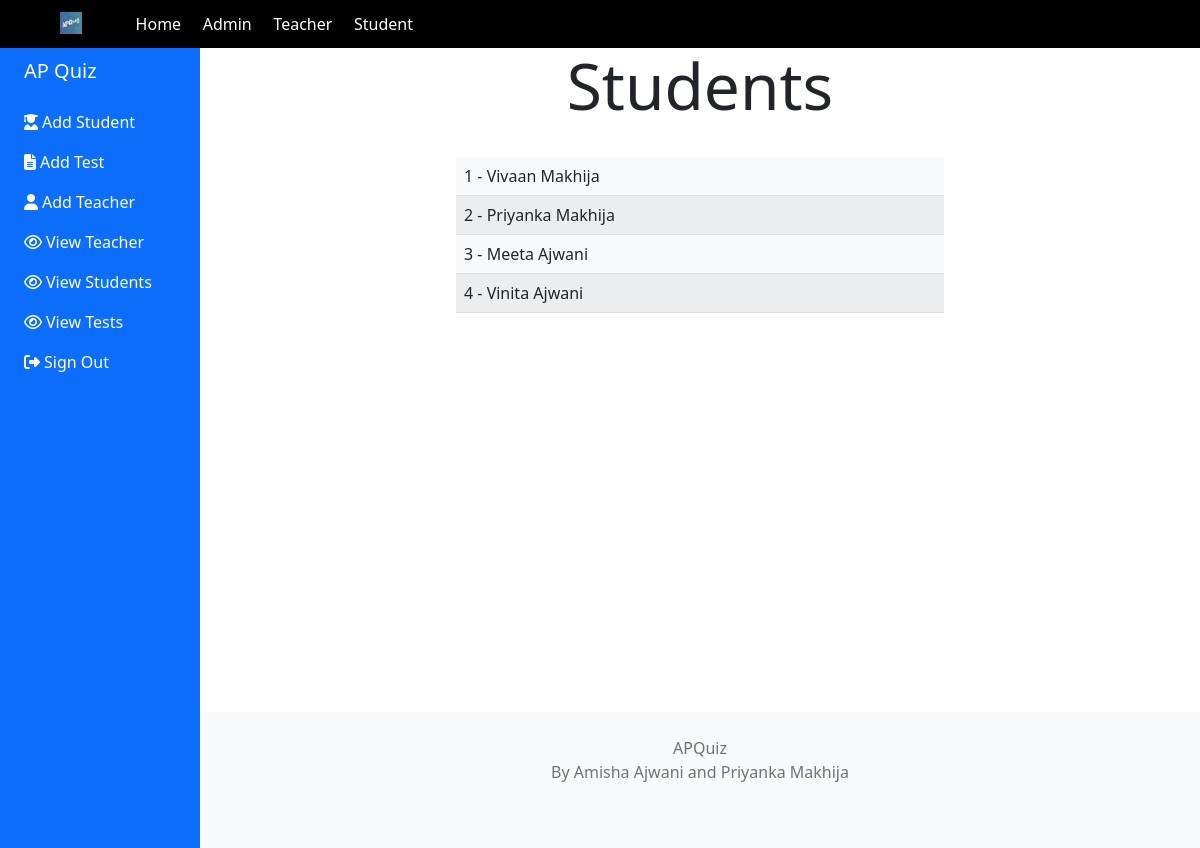
Screenshot of /ap/viewStudents (signed in) with the database file from the repository.
### student/models.py (models this page shows)
class Student(models.Model):
    user = models.OneToOneField(User,on_delete=models.CASCADE,default=0)
    mobile = models.PositiveIntegerField(null=False)
    def __str__(self):
        return self.user.first_name
    @property
    def get_fullName(self):
        return self.user.first_name + " "+self.user.last_name

### controller/views.py (the view)
# urls.py: path('viewStudents',views.viewStudents),
@login_required(login_url="/ap/login")
@user_passes_test(is_admin)
def viewStudents(request):
    s = Student.objects.all()
    print(s)
    return render(request,'controller/admin_viewStudents.html',{"students":s})

### controller/views.py (called while the page is built)
def is_admin(user):
    return user.is_superuser

### templates/controller/admin_viewStudents.html (shortened to what this page needs)
{% extends 'quiz/base.html' %}
{% block heading %} Students {% endblock %}
{% block dashboardItem1Icon %}fa fa-user-graduate{% endblock %}
{% block dashboardItem2Icon %}fa fa-file-alt{% endblock %}
{% block dashboardItem3Icon %}fa fa-user{% endblock %}
{% block dashboardItem4Icon %}fa fa-eye{% endblock %}
{% block dashboardItem5Icon %}fa fa-eye{% endblock %}
{% block dashboardItem6Icon %}fa fa-eye{% endblock %}
{% block dashboardItem7Icon %}fas fa-sign-out-alt{% endblock %}
{% block dashboardItem1 %}Add Student{% endblock %}
{% block dashboardItem2 %}Add Test{% endblock %}
{% block dashboardItem3 %}Add Teacher{% endblock %}
{% block dashboardItem4 %}View Teacher{% endblock %}
{% block dashboardItem5 %}View Students{% endblock %}
{% block dashboardItem6 %}View Tests{% endblock %}
{% block dashboardItem7 %}Sign Out{% endblock %}
{% block dashboardItem1Link %}/ap/addStudent{% endblock %}
{% block dashboardItem2Link %}/ap/addTest{% endblock %}
{% block dashboardItem3Link %}/ap/addTeacher{% endblock %}
{% block dashboardItem4Link %}/ap/viewTeachers{% endblock %}
{% block dashboardItem5Link %}/ap/viewStudents{% endblock %}
{% block dashboardItem6Link %}/ap/viewTests{% endblock %}
{% block dashboardItem7Link %}/logout{% endblock %}
{% load crispy_forms_tags %}
{% block content %}
<center>
    <table class="table table-light table-striped w-50">
{% for student in students %}
                <tr>
                    <td><a class="link-dark text-decoration-none" href = "/ap/viewStudent/{{student.id}}"> {{student.id}} - {{student.get_fullName}} </a></td>
                </tr>
    {% endfor %}
</table>
</center>
{% endblock %}

### static/css/style.css (style rules this page uses)
body { margin: 0px; padding: 0px; overflow-x: hidden; }
::placeholder { color: white; }
body { background:#F5F5F5; margin-top:20px; }

### rows the page displays
Student: id "1", get_fullName "Vivaan Makhija"
Student: id "2", get_fullName "Priyanka Makhija"
Student: id "3", get_fullName "Meeta Ajwani"
Student: id "4", get_fullName "Vinita Ajwani"
